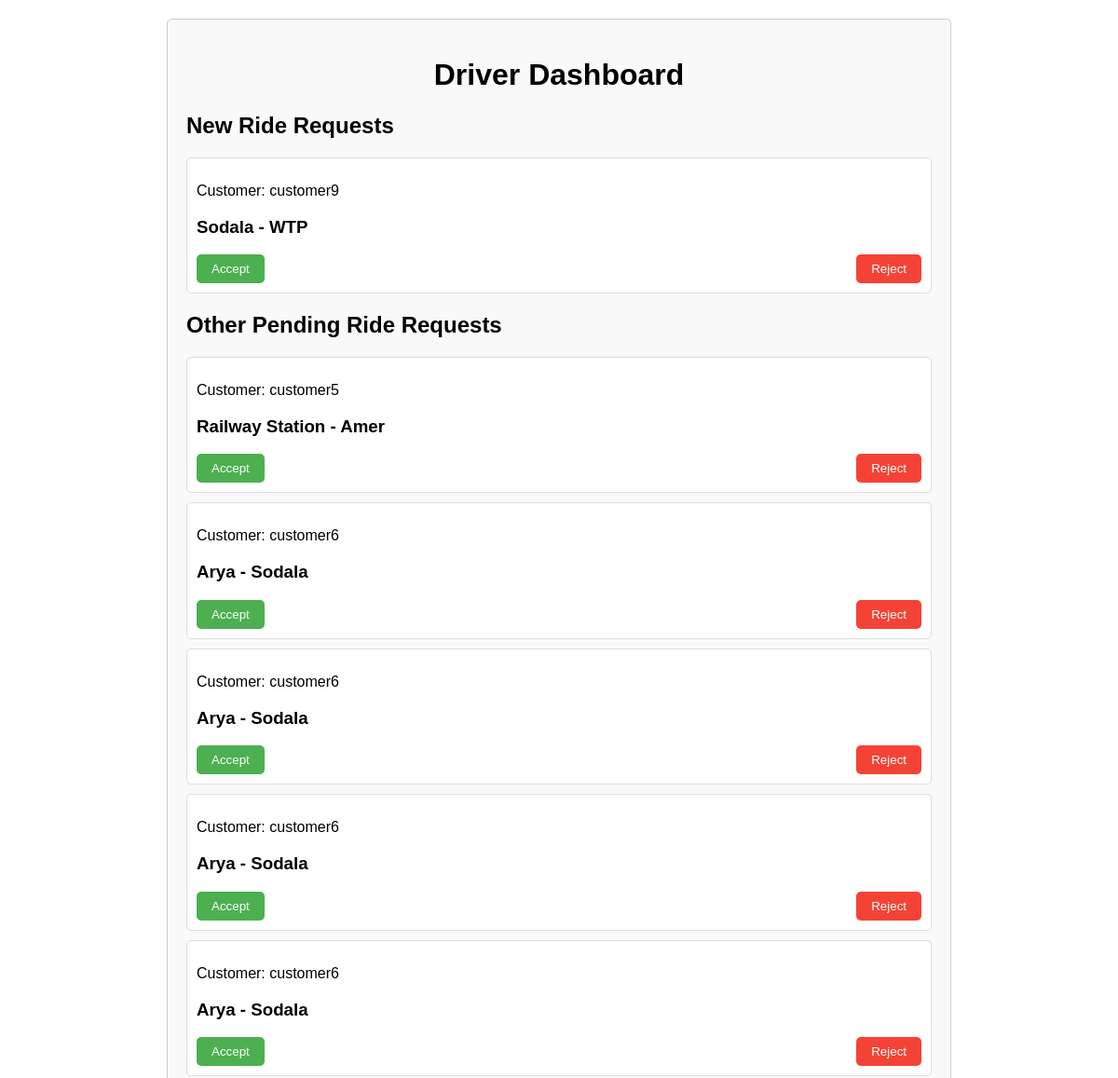
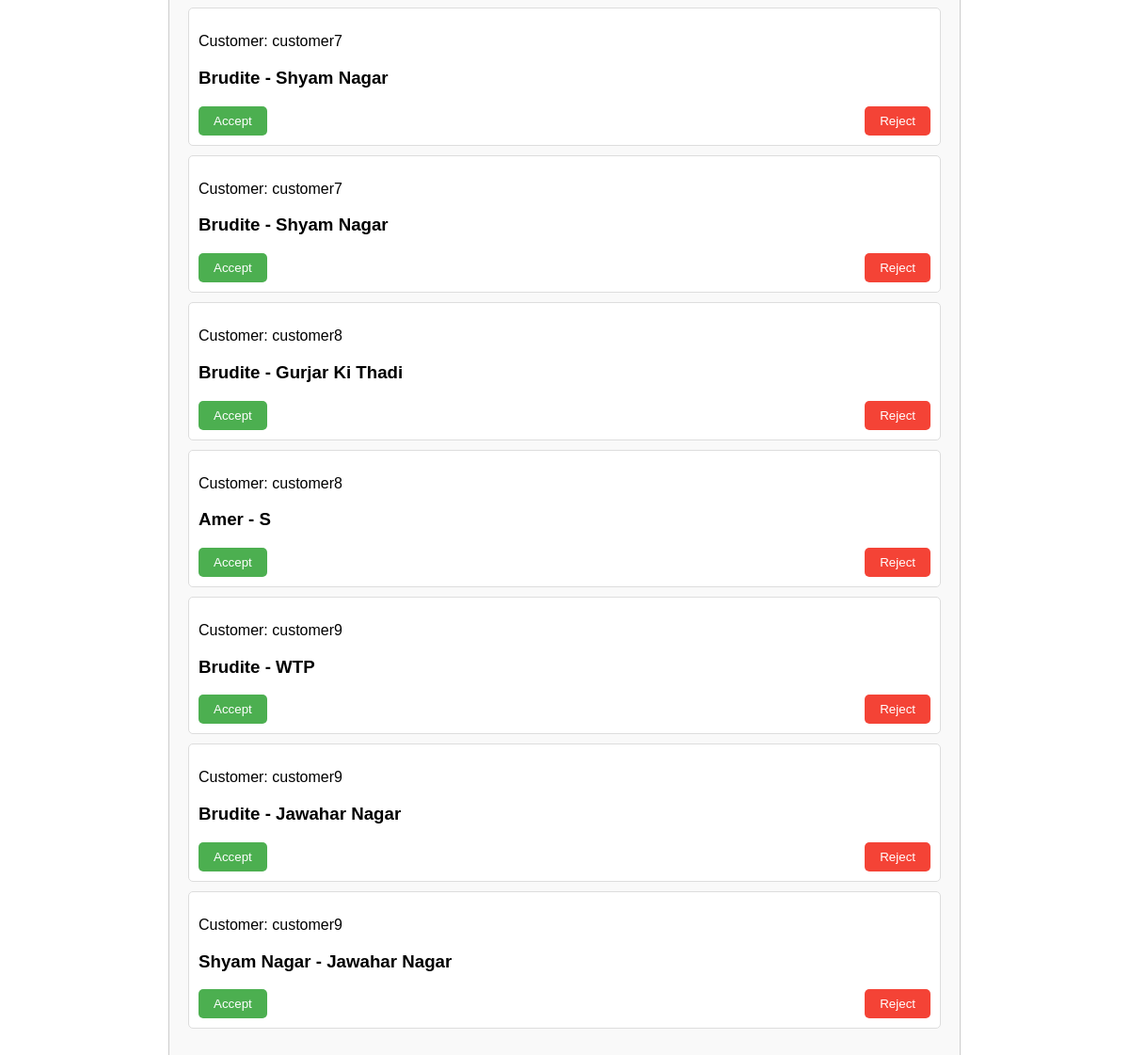
The page /driver-dashboard/ on the database its author committed (2 pictures, top to bottom).
### cab_booking/booking/models.py (models this page shows, shortened)
class RideRequest(models.Model):
    STATUS_PENDING = 'pending'
    STATUS_ACCEPTED = 'accepted'
    STATUS_REJECTED = 'rejected'
    STATUS_CHOICES = [
        (STATUS_PENDING, 'Pending'),
        (STATUS_ACCEPTED, 'Accepted'),
        (STATUS_REJECTED, 'Rejected'),
    ]
    customer = models.CharField(max_length=20)
    pickup_location = models.CharField(max_length=100)
    dropoff_location = models.CharField(max_length=100)
    status = models.CharField(max_length=20, choices=STATUS_CHOICES, default=STATUS_PENDING)

### cab_booking/booking/views.py (the view)
# urls.py: path('driver-dashboard/', views.driver_dashboard, name='driver_dashboard'),
def driver_dashboard(request):
    if request.method == 'POST':
        ride_request_id = request.POST.get('ride_request_id')
        ride_request = RideRequest.objects.get(pk=ride_request_id)
        ride_request.status = 'accepted'
        ride_request.save()
        return redirect('accepted', ride_request_id=ride_request_id)
    ride_requests = RideRequest.objects.filter(status='pending')
    new_request_generated = ride_requests.exists()
    ride_request1 = RideRequest.objects.filter(status='rejected')
    return render(request, 'driver_dashboard.html', {'ride_requests': ride_requests, 'new_request_generated': new_request_generated, 'ride_request1': ride_request1})

### cab_booking/booking/templates/driver_dashboard.html (shortened to what this page needs)
{% load static %}
<!DOCTYPE html>
<html lang="en">
<head>
</head>
<body>
    <div class="container">
        <h1>Driver Dashboard</h1>
        <h2>New Ride Requests</h2>
        <ul>
        {% for ride_request in ride_requests %}
            <li>
                    <p>Customer: {{ ride_request.customer }}</p>
                    <h3>{{ ride_request.pickup_location }} - {{ ride_request.dropoff_location }}</h3>
                    <div  class="action-buttons">
                    <form method="post" action="{% url 'accept_ride_request' ride_request.id %}">
                        <button class="btn btn-accept" type="submit">Accept</button>
                    </form>
                    <form method="post" action="{% url 'reject_ride_request' ride_request.id %}">
                        <button class="btn btn-reject" type="submit">Reject</button>
                    </form>
                    </div>
            </li>
        {% endfor %}
        </ul>
        <ul>
            <h2>Other Pending Ride Requests</h2>
            {% for ride_request in ride_request1 %}
                <li>
                        <p>Customer: {{ ride_request.customer }}</p>
                        <h3>{{ ride_request.pickup_location }} - {{ ride_request.dropoff_location }}</h3>
                        <div  class="action-buttons">
                        <form method="post" action="{% url 'accept_ride_request' ride_request.id %}">
                            <button class="btn btn-accept" type="submit">Accept</button>
                        </form>
                        <form method="post" action="{% url 'reject_ride_request' ride_request.id %}">
                            <button class="btn btn-reject" type="submit">Reject</button>
                        </form>
                        </div>
                </li>
            {% endfor %}
        </ul>
    </div>
</body>
</html>

### cab_booking/booking/templates/driver_dashboard.html (style rules this page uses)
body { font-family: Arial, sans-serif; margin: 0; padding: 0; }
.container { max-width: 800px; margin: 20px auto; padding: 20px; border: 1px solid #ccc; border-radius: 5px; background-color: #f9f9f9; }
h1 { text-align: center; }
ul { list-style-type: none; padding: 0; }
li { margin-bottom: 10px; padding: 10px; border: 1px solid #ddd; border-radius: 5px; background-color: #fff; }
.action-buttons { display: flex; justify-content: space-between; align-items: center; }
.btn { padding: 8px 16px; border: none; border-radius: 5px; cursor: pointer; }
.btn-accept { background-color: #4CAF50; color: white; }
.btn-reject { background-color: #f44336; color: white; }

### rows shown on the page
RideRequest: customer "customer9", pickup_location "Sodala", dropoff_location "WTP"
RideRequest: customer "customer5", pickup_location "Railway Station", dropoff_location "Amer"
RideRequest: customer "customer6", pickup_location "Arya", dropoff_location "Sodala"
RideRequest: customer "customer6", pickup_location "Arya", dropoff_location "Sodala"
RideRequest: customer "customer6", pickup_location "Arya", dropoff_location "Sodala"
RideRequest: customer "customer6", pickup_location "Arya", dropoff_location "Sodala"
RideRequest: customer "customer7", pickup_location "Brudite", dropoff_location "Shyam Nagar"
RideRequest: customer "customer7", pickup_location "Brudite", dropoff_location "Shyam Nagar"
RideRequest: customer "customer8", pickup_location "Brudite", dropoff_location "Gurjar Ki Thadi"
RideRequest: customer "customer8", pickup_location "Amer", dropoff_location "S"
RideRequest: customer "customer9", pickup_location "Brudite", dropoff_location "WTP"
RideRequest: customer "customer9", pickup_location "Brudite", dropoff_location "Jawahar Nagar"
RideRequest: customer "customer9", pickup_location "Shyam Nagar", dropoff_location "Jawahar Nagar"
